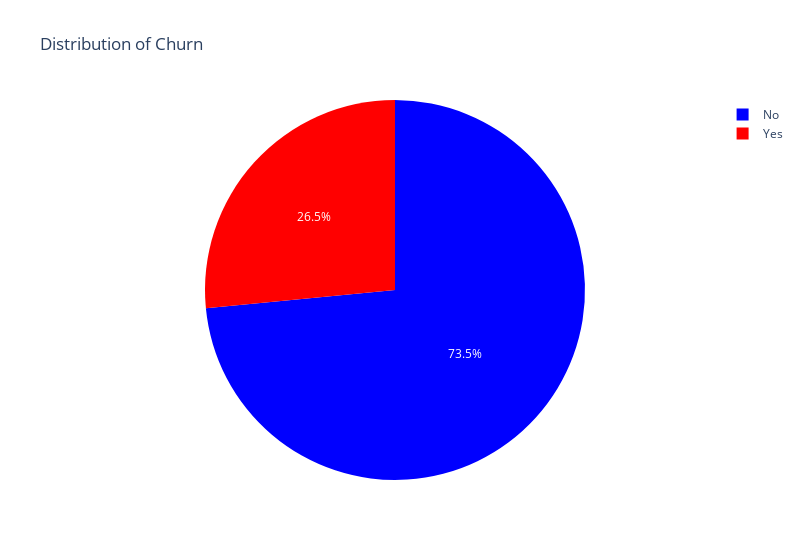

The notebook cell saved with this chart:
### Markdown cell above
### Explore Target variable

### Code cell
# Return the Object in descending order containing counts of unique values
churn_instance = dts_dtframe["Churn"].value_counts()
# Convert series, object to DataFrame
churn_instance = churn_instance.to_frame()
# Reset index of the DataFrame
churn_instance = churn_instance.reset_index()
# Rename the column 'index'
churn_instance = churn_instance.rename(columns={"index": "Category"})
# Use plotly.express lib to draw the chart
churn_pie_chart = plotly_ex.pie(
    churn_instance,
    values="Churn",
    names="Category",
    color_discrete_sequence=["blue", "red"],
    title="Distribution of Churn",
    width=800
)
churn_pie_chart.show()

### Figure 1 — Plotly figure (JSON) as saved in the notebook; plotly's stock layout.template omitted (floating-point values rounded to 4 significant figures)
{"data": [{"domain": {"x": [0, 1], "y": [0, 1]}, "hovertemplate": "Category=%{label}<br>Churn=%{value}<extra></extra>", "labels": ["No", "Yes"], "legendgroup": "", "name": "", "showlegend": true, "type": "pie", "values": [5174, 1869]}], "layout": {"legend": {"tracegroupgap": 0}, "piecolorway": ["blue", "red"], "title": {"text": "Distribution of Churn"}, "width": 800}}
